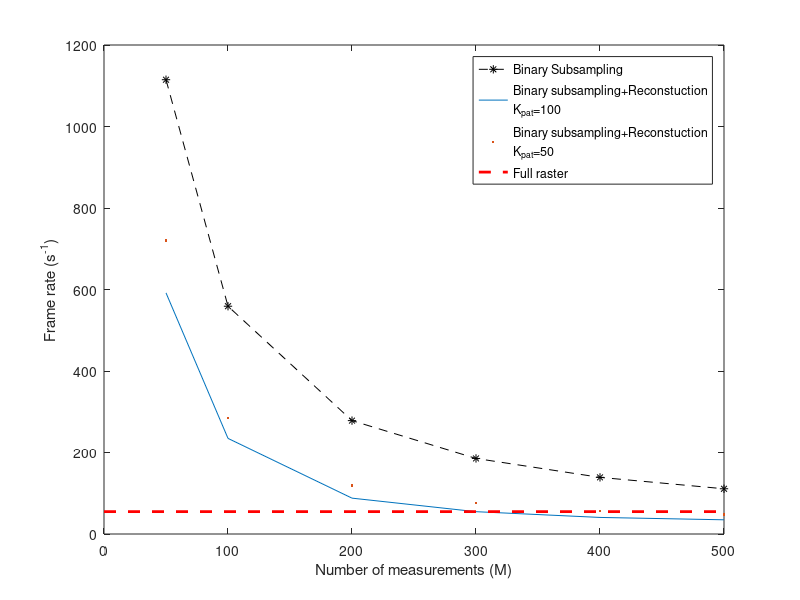
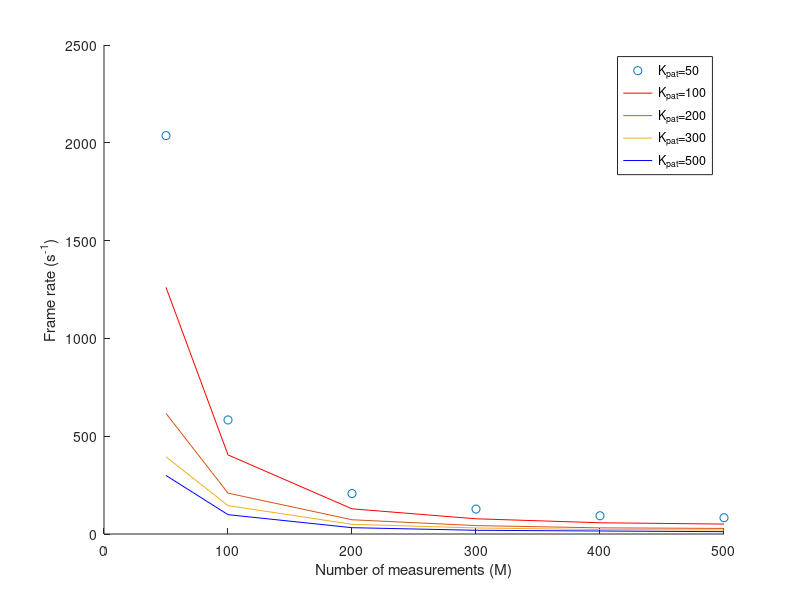
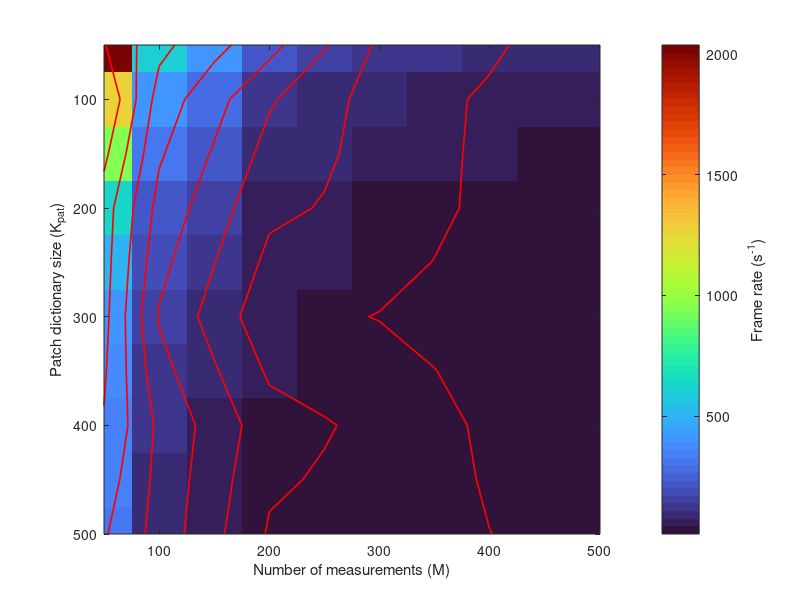

The MATLAB script that drew these images, in order: (Note: this script raises an error after producing the figures.)
% This file is for plotting figures for the application of the real-time
% reconstruction and classification.
clc; close all; clear;
addpath ..\utils\

%% data collection (copy-paste style)
% measurement level
M = [50,100,200,300,400,500];

% full raster
t_FR = 18.214; % ms

% storage of time of subsampling
t_sam = [0.897,1.789,3.594,5.393,7.196,9.008]; % ms

% storage of total time of subsampling+recon
t_recon_total(5) = struct("dict_size",[],"data",[]);
i=1;

% dict_size = 200
t_recon_total(i).dict_size=200;
t_recon_total(i).data=[2.519,6.572,17.325,28.645,39.017,44.015]; % ms
t_recon_total(i).acc=[840.84,863.78,883.84,888.38,895.8,901.9]; % support acc
i=i+1;

% dict_size = 100
t_recon_total(i).dict_size=100;
t_recon_total(i).data=[1.69,4.262,11.364,18.255,24.594,28.688]; % ms
t_recon_total(i).acc=[828.54,856.48,876.5,889.06,894.94,897.8]; % support acc
i=i+1;

% dict_size = 50
t_recon_total(i).dict_size=50;
t_recon_total(i).data=[1.388,3.504,8.429,13.237,17.924,21.035]; % ms
t_recon_total(i).acc=[836.2,850.76,866.6,887,892.36,900.26]; % support acc
i=i+1;

% dict_size = 300
t_recon_total(i).dict_size=300;
t_recon_total(i).data=[3.43,8.681,23.745,37.654,51.284,57.919]; % ms
t_recon_total(i).acc=[842.32,870.02,891.28,894.02,897.5,900.1]; % support acc
i=i+1;

% dict_size = 500
t_recon_total(i).dict_size=500;
t_recon_total(i).data=[4.237,11.906,34.568,57.893,72.521,92.913]; % ms
t_recon_total(i).acc=[852.12,864.24,886.46,889.18,893.68,896.52]; % support acc
i=i+1;

% dict_size = 400
t_recon_total(i).dict_size=400;
t_recon_total(i).data=[3.685,10.886,29.864,47.776,58.638,74.095]; % ms
t_recon_total(i).acc=[845.4,862.9,882.26,887.7,895.3,899.62]; % support acc
i=i+1;

% storage of total time of subsampling+class
t_class_total(2) = struct("dict_size",[],"data",[]);
i=1;

% dict_size = 60
t_class_total(i).dict_size=60;
t_class_total(i).data=[1.24,2.47,4.92,7.36,9.81,12.23]; % ms
i=i+1;

% dict_size = 90
t_class_total(i).dict_size=90;
t_class_total(i).data=[1.501,2.68,5.34,7.99,10.64,13.29]; % ms
i=i+1;

%% M-fs plot for recon, subsampling
f1 = figure("Name",sprintf("M-fs for recon and subsampling"),'Position', [100, 100, 800, 600]);
dataArr = [2,3];
plotSetting = ["-.ko","-.bo"];
kk=1;
% plot the line for binary subsampling speed
plot(M, 1./t_sam*1e3, "--k*", 'DisplayName', sprintf('Binary Subsampling'));
hold on;
for idata=dataArr
    plot(M, 1./t_recon_total(idata).data*1e3, plotSetting(kk), 'DisplayName', sprintf('Binary subsampling+Reconstuction\nK_{pat}=%d',t_recon_total(idata).dict_size));
    kk=kk+1;
end
% plot the line for full raster speed
plot([0,500], 1./[t_FR t_FR]*1e3, 'r--', 'LineWidth', 2,'DisplayName', sprintf('Full raster'));
hold off;
xlabel('Number of measurements (M)');
ylabel(sprintf('Frame rate (s^{-1})'));
xlim([0,M(end)]);
% ylim([0,1024]);
legend;

folder = '..\..\paperFig\fig8';
filePath = fullfile(folder, 'M_fs_recon.fig');
saveas(gcf, filePath);

%% M-fs plot for varing size of dict
f2 = figure("Name","M-fs for varing dict for recon",'Position', [100, 100, 800, 600]);
dataArr = [1,2,3,4,5];
dict_sizeArr = 0*dataArr;
plotSetting = ["-ro","-bo","-go","-mo","-ko"];
for idata=1:numel(dataArr)
    dict_sizeArr(idata)=t_recon_total(dataArr(idata)).dict_size;
end
[~,ind]=sort(dict_sizeArr);
hold on;
for idata=dataArr(ind)
    plot(M, 1./(t_recon_total(idata).data-t_sam)*1e3, plotSetting(idata), 'DisplayName', sprintf('K_{pat}=%d',t_recon_total(idata).dict_size));
end
hold off;
xlabel('Number of measurements (M)');
ylabel(sprintf('Frame rate (s^{-1})'));
xlim([0,M(end)]);
% ylim([0,1024]);
legend;

folder = '..\..\paperFig\fig8';
filePath = fullfile(folder, 'M_fs_recon_dict.fig');
saveas(gcf, filePath);

%% heat map of fs and contour of accuracy by varing size of dict and M
f4 = figure("Name","heat map and contour",'Position', [100, 100, 800, 600]);
dataArr = [1,2,3,4,5,6];
dict_sizeArr = 0*dataArr;
for idata=1:numel(dataArr)
    dict_sizeArr(idata)=t_recon_total(dataArr(idata)).dict_size;
end
[dict_sizeArr1,ind]=sort(dict_sizeArr);

% get the data of fs
fs_map = zeros(numel(dataArr),numel(M));
kk=1;
for idata=dataArr(ind)
    fs_map(kk,:) = 1./(t_recon_total(idata).data-t_sam)*1e3;
    kk=kk+1;
end

% get the data of support accuracy
acc_map = zeros(numel(dataArr),numel(M));
kk=1;
for idata=dataArr(ind)
    acc_map(kk,:) = t_recon_total(idata).acc;
    kk=kk+1;
end

% interpolate fs for plotting
[X,Y] = meshgrid(M,dict_sizeArr1);
M1=50:50:500; % !!
dict_sizeArr11=50:50:500; % !!
[Xq,Yq] = meshgrid(M1,dict_sizeArr11);
fs_map1 = interp2(X,Y,fs_map,Xq,Yq);
acc_map1 = interp2(X,Y,acc_map,Xq,Yq);

imagesc(M1,dict_sizeArr11,fs_map1);
colormap("turbo");
% xTickLabels = cellstr(num2str(M(:)));
% yTickLabels = cellstr(num2str(dict_sizeArr1(:)));
% set(gca, 'XTick', 1:numel(M), 'XTickLabel', xTickLabels);
% set(gca, 'YTick', 1:numel(dict_sizeArr1), 'YTickLabel', yTickLabels);
xlabel('Number of measurements (M)');
ylabel(sprintf('Patch dictionary size (K_{pat})'));
c = colorbar;
ylabel(c, sprintf("Frame rate (s^{-1})"));
% clim([0 2100]);
hold on;
[Ccontour, hContour]=contour(Xq,Yq,acc_map1,8,'LineWidth',1.2,'LineColor','r',"ShowText",true,"LabelFormat","%0.1f","LabelSpacing",200);
clabel(Ccontour,hContour,'FontSize',12,'Color','m');
hold off;

folder = '..\..\paperFig\fig8';
filePath = fullfile(folder, 'heatmap_recon_M_dict.fig');
saveas(gcf, filePath);

%% heat map of support accuracy by varing size of dict and measurement level (M)
f4 = figure("Name","heat map for varing dict for recon (acc)",'Position', [100, 100, 800, 600]);
dataArr = [1,2,3,4,5,6];
dict_sizeArr = 0*dataArr;
for idata=1:numel(dataArr)
    dict_sizeArr(idata)=t_recon_total(dataArr(idata)).dict_size;
end
[dict_sizeArr1,ind]=sort(dict_sizeArr);

acc_map = zeros(numel(dataArr),numel(M));
kk=1;
for idata=dataArr(ind)
    acc_map(kk,:) = t_recon_total(idata).acc;
    kk=kk+1;
end
imagesc(acc_map);
colormap("turbo");
xTickLabels = cellstr(num2str(M(:)));
yTickLabels = cellstr(num2str(dict_sizeArr1(:)));
set(gca, 'XTick', 1:numel(M), 'XTickLabel', xTickLabels);
set(gca, 'YTick', 1:numel(dict_sizeArr1), 'YTickLabel', yTickLabels);
xlabel('Number of measurements (M)');
ylabel(sprintf('Patch dictionary size (K_{pat})'));
c = colorbar;
ylabel(c, sprintf("Support Accuracy"));
% clim([0 2100]);

folder = '..\..\paperFig\fig8';
filePath = fullfile(folder, 'heatmap_recon_dict_acc.fig');
saveas(gcf, filePath);

%% M-fs plot for classification, subsampling
f3 = figure("Name",sprintf("M-fs for classification and subsampling"),'Position', [100, 100, 800, 600]);
dataArr = [2,1];
plotSetting = ["-.ksquare","-.bsquare"];
kk=1;
% plot the line for binary subsampling speed
plot(M, 1./t_sam*1e3, "--k*", 'DisplayName', sprintf('Binary Subsampling'));
hold on;
for idata=dataArr
    plot(M, 1./t_class_total(idata).data*1e3, plotSetting(kk), 'DisplayName', sprintf('Binary subsampling+Classification\nL=%d',t_class_total(idata).dict_size));
    kk=kk+1;
end
% plot the line for full raster speed
plot([0,500], 1./[t_FR t_FR]*1e3, 'r--', 'LineWidth', 2,'DisplayName', sprintf('Full raster'));
hold off;
xlabel('Number of measurements (M)');
ylabel(sprintf('Frame rate (s^{-1})'));
xlim([0,M(end)]);
% ylim([0,1024]);
legend;

folder = '..\..\paperFig\fig8';
filePath = fullfile(folder, 'M_fs_class.fig');
saveas(gcf, filePath);
